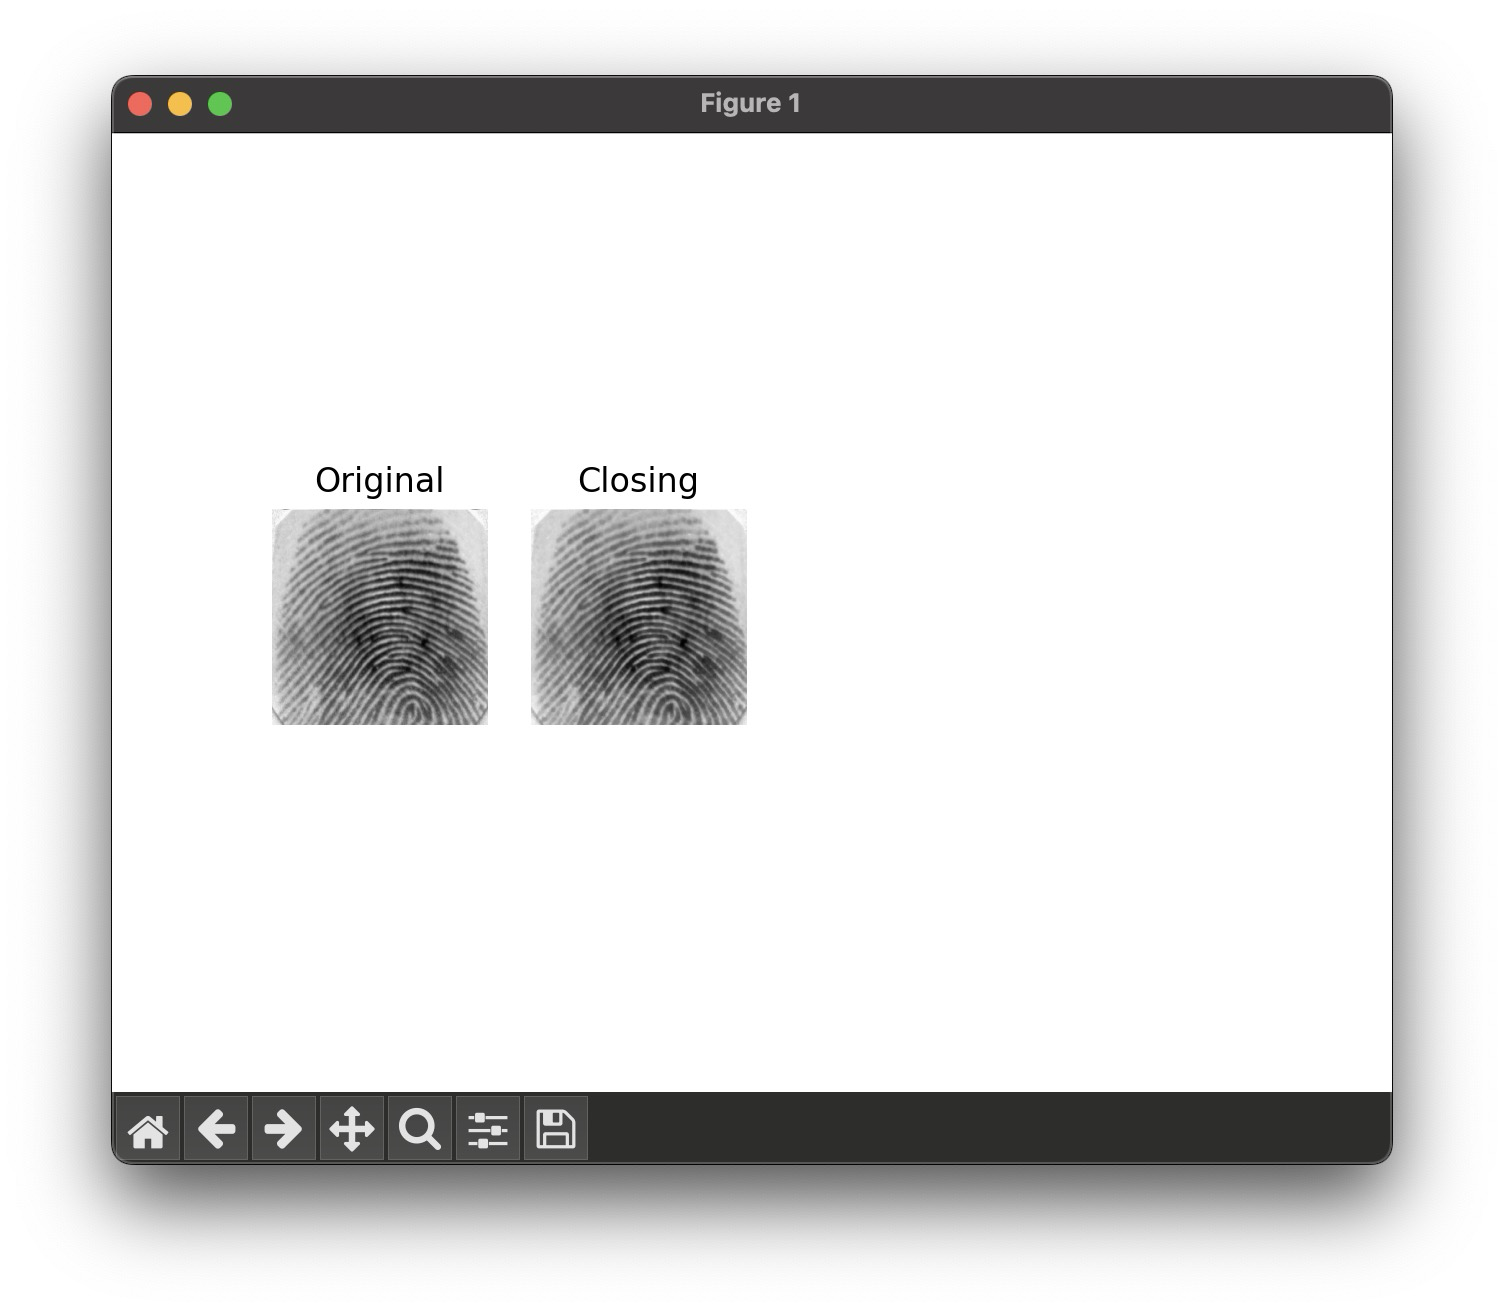

Write Python code to recreate this figure.
import cv2
import numpy as np
import matplotlib.pyplot as plt

# Loads image
image_file_path = "dataset/__generated__101_1.jpg"
image = cv2.imread(image_file_path, cv2.IMREAD_GRAYSCALE)

# Applies image processing
kernel = np.ones((3, 3), np.uint8)
closing = cv2.morphologyEx(image, cv2.MORPH_CLOSE, kernel)

# Show images
plt.subplot(1, 4, 1)
plt.title("Original")
plt.imshow(image, cmap="gray")
plt.axis("off")

plt.subplot(1, 4, 2)
plt.title("Closing")
plt.imshow(closing, cmap="gray")
plt.axis("off")

plt.show()
